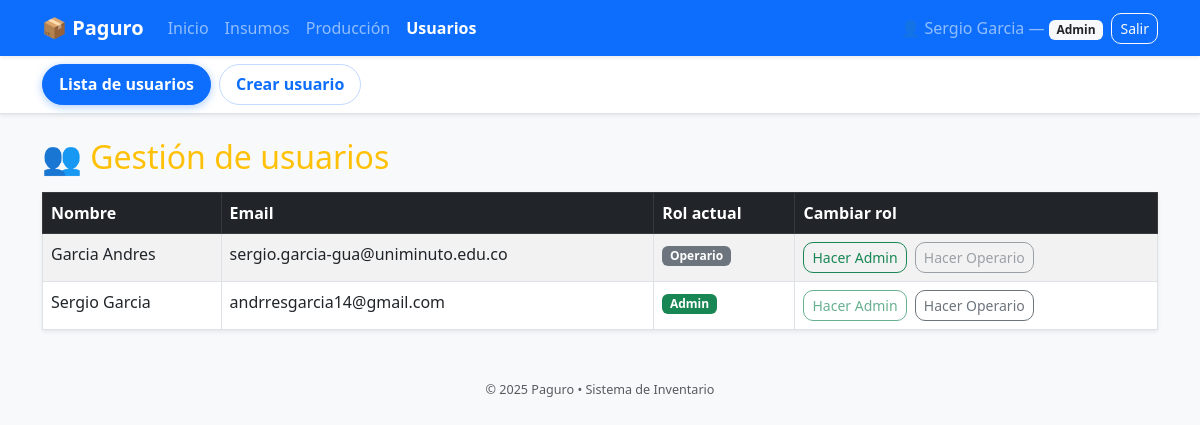
/usuarios (signed in), run on the app's committed database.
### app.py (models this page shows)
class Usuario(UserMixin, db.Model):
    __tablename__ = 'usuarios'
    id = db.Column(db.Integer, primary_key=True)
    nombre = db.Column(db.String(100), nullable=False)
    email  = db.Column(db.String(100), unique=True, nullable=False)
    password = db.Column(db.String(200), nullable=False)
    rol = db.Column(db.String(20), nullable=False, default='operario')

### app.py (the view)
@app.route('/usuarios')
@login_required
@require_roles('admin')
def usuarios():
    usuarios = Usuario.query.order_by(Usuario.nombre.asc()).all()
    return render_template('usuarios.html', usuarios=usuarios)

### app.py (called while the page is built)
@login_manager.user_loader
def load_user(user_id):
    return db.session.get(Usuario, int(user_id))

def require_roles(*roles):
    def deco(fn):
        from functools import wraps
        @wraps(fn)
        def wrapper(*args, **kwargs):
            if not current_user.is_authenticated:
                return login_manager.unauthorized()
            if current_user.rol not in roles:
                abort(403)
            return fn(*args, **kwargs)
        return wrapper
    return deco

@app.context_processor
def inject_active_path():
    from flask import request
    p = getattr(request, "path", "")
    return {"active_path": p, "ap": p}

### templates/usuarios.html (shortened to what this page needs)
{% extends "base.html" %}
{% block contenido %}
<h2 class="text-warning mb-3">👥 Gestión de usuarios</h2>
<table class="table table-bordered table-striped shadow-sm">
  <thead class="table-dark">
    <tr>
      <th>Nombre</th>
      <th>Email</th>
      <th>Rol actual</th>
      <th>Cambiar rol</th>
    </tr>
  </thead>
  <tbody>
    {% for u in usuarios %}
    <tr>
      <td>{{ u.nombre }}</td>
      <td>{{ u.email }}</td>
      <td>
        <span class="badge {% if u.rol=='admin' %}bg-success{% else %}bg-secondary{% endif %}">
          {{ u.rol|capitalize }}
        </span>
      </td>
      <td>
        <form action="/usuarios/{{ u.id }}/rol" method="POST" class="d-inline">
          <button class="btn btn-sm btn-outline-success" {% if u.rol=='admin' %}disabled{% endif %}>Hacer Admin</button>
        </form>
        <form action="/usuarios/{{ u.id }}/rol" method="POST" class="d-inline ms-1">
          <button class="btn btn-sm btn-outline-secondary" {% if u.rol=='operario' %}disabled{% endif %}>Hacer Operario</button>
        </form>
      </td>
    </tr>
    {% else %}
    <tr><td colspan="4" class="text-center text-muted">No hay usuarios</td></tr>
    {% endfor %}
  </tbody>
</table>
{% endblock %}

### templates/base.html (shortened to what this page needs)
<!DOCTYPE html>
<html lang="es">
<head>
  <link rel="stylesheet" href="https://cdn.jsdelivr.net/npm/bootstrap@5.3.0/dist/css/bootstrap.min.css">
  <link rel="stylesheet" href="{{ url_for('static', filename='style.css') }}">
</head>
<body class="bg-light">
  {% set ap = active_path|default('') %}
  <nav class="navbar navbar-expand-lg navbar-dark bg-primary shadow-sm">
    <div class="container">
      <a class="navbar-brand fw-bold" href="{{ url_for('dashboard') }}">📦 Paguro</a>
      <div class="collapse navbar-collapse" id="navMain">
        <ul class="navbar-nav me-auto mb-2 mb-lg-0">
          <li class="nav-item">
            <a class="nav-link {% if ap=='/' %}active{% endif %}" href="{{ url_for('dashboard') }}">Inicio</a>
          </li>
          <li class="nav-item">
            <a class="nav-link
                  "
               href="{{ url_for('inventario') }}">Insumos</a>
          </li>
          <li class="nav-item">
            <a class="nav-link
                  "
               href="{{ url_for('produccion') }}">Producción</a>
          </li>
          {% if current_user.is_authenticated and current_user.rol=='admin' %}
          <li class="nav-item">
            <a class="nav-link
               {% if ap.startswith('/usuarios') or ap.startswith('/registrar') %}active{% endif %}"
               href="{{ url_for('usuarios') }}">Usuarios</a>
          </li>
          {% endif %}
        </ul>
        <div class="d-flex align-items-center gap-2">
          {% if current_user.is_authenticated %}
            <span class="navbar-text">
              👤 {{ current_user.nombre }} — <span class="badge bg-light text-dark">{{ current_user.rol|capitalize }}</span>
            </span>
            <a href="{{ url_for('logout') }}" class="btn btn-sm btn-outline-light">Salir</a>
          {% else %}
            <a href="{{ url_for('login') }}" class="btn btn-sm btn-light">Entrar</a>
          {% endif %}
        </div>
      </div>
    </div>
  </nav>
{% set es_insumos = ap.startswith('/inventario')
                     or ap.startswith('/insumos')
                     or ap.startswith('/movimiento') and not ap.startswith('/movimiento-produccion')
                     or (ap.startswith('/historial') and not ap.startswith('/historial-produccion')) %}
{% set es_prod = ap.startswith('/produccion')
                 or ap.startswith('/productos')
                 or ap.startswith('/movimiento-produccion')
                 or ap.startswith('/historial-produccion') %}
{% set es_users = ap.startswith('/usuarios') or ap.startswith('/registrar') %}
{% if es_insumos %}
<div class="subnav border-bottom bg-white sticky-subnav shadow-sm">
  <div class="container d-flex align-items-center">
    <ul class="nav nav-pills subnav-pills py-2 gap-2">
      <li class="nav-item">
        <a class="nav-link {{ 'active' if ap.startswith('/inventario') else '' }}"
           href="{{ url_for('inventario') }}">Inventario</a>
      </li>
      {% if current_user.is_authenticated and current_user.rol=='admin' %}
      <li class="nav-item">
        <a class="nav-link {{ 'active' if ap.startswith('/insumos') and not ap.startswith('/insumos/') else '' }}"
           href="{{ url_for('insumos_create') }}">Nuevo insumo</a>
      </li>
      {% endif %}
      <li class="nav-item">
        <a class="nav-link {{ 'active' if ap.startswith('/movimiento') and not ap.startswith('/movimiento-produccion') else '' }}"
           href="{{ url_for('movimiento_insumo') }}">Movimientos</a>
      </li>
      <li class="nav-item">
        <a class="nav-link {{ 'active' if ap.startswith('/historial') and not ap.startswith('/historial-produccion') else '' }}"
           href="{{ url_for('historial_insumos') }}">Historial</a>
      </li>
    </ul>
    {% if current_user.is_authenticated and current_user.rol=='admin' %}
    <div class="ms-auto d-none d-md-flex gap-2">
      <a class="btn btn-sm btn-outline-secondary" href="{{ url_for('export_inventario') }}">⬇ Exportar inventario</a>
      <a class="btn btn-sm btn-outline-secondary" href="{{ url_for('export_movs_insumos') }}">⬇ Exportar movimientos</a>
    </div>
    {% endif %}
  </div>
</div>
{% elif es_users and current_user.is_authenticated and current_user.rol=='admin' %}
<div class="subnav border-bottom bg-white sticky-subnav shadow-sm">
  <div class="container">
    <ul class="nav nav-pills subnav-pills py-2 gap-2">
      <li class="nav-item">
        <a class="nav-link {{ 'active' if ap.startswith('/usuarios') else '' }}"
           href="{{ url_for('usuarios') }}">Lista de usuarios</a>
      </li>
      <li class="nav-item">
        <a class="nav-link {{ 'active' if ap.startswith('/registrar') else '' }}"
           href="{{ url_for('registrar') }}">Crear usuario</a>
      </li>
    </ul>
  </div>
</div>
{% endif %}
  <div class="container mt-4">
    {% block contenido %}{% endblock %}
  </div>
  <footer class="text-center text-muted mt-5 mb-3">
    <small>© 2025 Paguro • Sistema de Inventario </small>
  </footer>
</body>
</html>

### static/style.css (style rules this page uses)
body { background-color: #f5f7fa; font-family: "Segoe UI", Arial, sans-serif; }
.navbar { background-color: #0d6efd !important; }
.navbar .nav-link.active { font-weight: 600; }
.btn { border-radius: 10px; font-weight: 500; }
.table th { background-color: #212529; color: #fff; }
footer { font-size: .9rem; color: #6c757d; }
.sticky-subnav { position: static; top: 56px; z-index: 1020; }
.nav-pills .nav-link { border-radius: 999px; }
.sticky-subnav { position: static; top: 56px; z-index: 1019; }
.subnav-pills .nav-link { border-radius: 999px; padding: .45rem 1rem; font-weight: 600; color: #0d6efd; background: transparent; border: 1px solid rgba(13,110,253,.25); }
.subnav-pills .nav-link.active { background: #0d6efd; border-color: #0d6efd; color: #fff; box-shadow: 0 2px 8px rgba(13,110,253,.35); }

### data on the page
Usuario: nombre "Sergio Garcia", rol "Admin", email "andrresgarcia14@gmail.com"
Usuario: nombre "Garcia Andres", email "sergio.garcia-gua@uniminuto.edu.co", rol "Operario"
